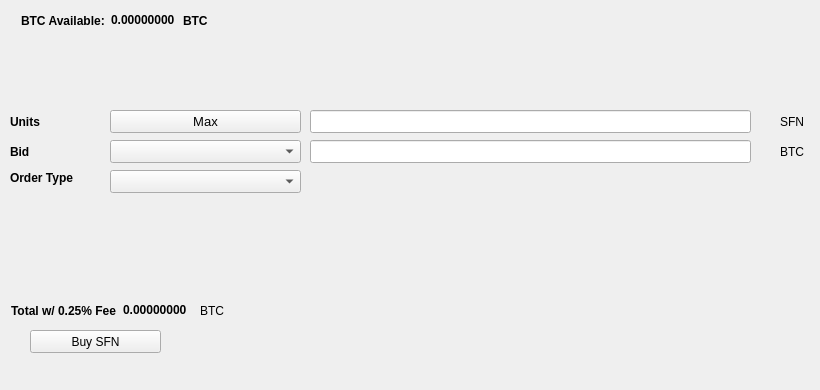
   <widget class="QWidget" name="BuyTab">
    <attribute name="title">
     <string>Buy</string>
    </attribute>
    <widget class="QPushButton" name="BuySFN">
     <property name="geometry">
      <rect>
       <x>30</x>
       <y>330</y>
       <width>131</width>
       <height>23</height>
      </rect>
     </property>
     <property name="text">
      <string>Buy SFN</string>
     </property>
     <property name="icon">
      <iconset resource="../surfnode.qrc">
       <normaloff>:/icons/bitcoin</normaloff>:/icons/bitcoin</iconset>
     </property>
    </widget>
    <widget class="QLabel" name="label_3">
     <property name="geometry">
      <rect>
       <x>10</x>
       <y>110</y>
       <width>46</width>
       <height>23</height>
      </rect>
     </property>
     <property name="font">
      <font>
       <weight>75</weight>
       <bold>true</bold>
      </font>
     </property>
     <property name="text">
      <string>Units</string>
     </property>
    </widget>
    <widget class="QLineEdit" name="UnitsInput">
     <property name="geometry">
      <rect>
       <x>310</x>
       <y>110</y>
       <width>441</width>
       <height>23</height>
      </rect>
     </property>
     <property name="font">
      <font>
       <pointsize>9</pointsize>
       <weight>75</weight>
       <bold>true</bold>
      </font>
     </property>
    </widget>
    <widget class="QLineEdit" name="BuyBidPriceEdit">
     <property name="geometry">
      <rect>
       <x>310</x>
       <y>140</y>
       <width>441</width>
       <height>23</height>
      </rect>
     </property>
     <property name="font">
      <font>
       <pointsize>9</pointsize>
       <weight>75</weight>
       <bold>true</bold>
      </font>
     </property>
    </widget>
    <widget class="QLabel" name="label_4">
     <property name="geometry">
      <rect>
       <x>780</x>
       <y>110</y>
       <width>31</width>
       <height>23</height>
      </rect>
     </property>
     <property name="text">
      <string>SFN</string>
     </property>
    </widget>
    <widget class="QLabel" name="label_5">
     <property name="geometry">
      <rect>
       <x>780</x>
       <y>140</y>
       <width>31</width>
       <height>23</height>
      </rect>
     </property>
     <property name="text">
      <string>BTC</string>
     </property>
    </widget>
    <widget class="QLabel" name="label_6">
     <property name="geometry">
      <rect>
       <x>10</x>
       <y>140</y>
       <width>46</width>
       <height>23</height>
      </rect>
     </property>
     <property name="font">
      <font>
       <weight>75</weight>
       <bold>true</bold>
      </font>
     </property>
     <property name="text">
      <string>Bid</string>
     </property>
    </widget>
    <widget class="QLabel" name="label_7">
     <property name="geometry">
      <rect>
       <x>10</x>
       <y>170</y>
       <width>91</width>
       <height>16</height>
      </rect>
     </property>
     <property name="font">
      <font>
       <weight>75</weight>
       <bold>true</bold>
      </font>
     </property>
     <property name="text">
      <string>Order Type</string>
     </property>
    </widget>
    <widget class="QPushButton" name="Buy_Max_Amount">
     <property name="geometry">
      <rect>
       <x>110</x>
       <y>110</y>
       <width>191</width>
       <height>23</height>
      </rect>
     </property>
     <property name="font">
      <font>
       <pointsize>10</pointsize>
      </font>
     </property>
     <property name="text">
      <string>Max</string>
     </property>
    </widget>
    <widget class="QComboBox" name="BuyBidcomboBox">
     <property name="geometry">
      <rect>
       <x>110</x>
       <y>140</y>
       <width>191</width>
       <height>23</height>
      </rect>
     </property>
     <property name="font">
      <font>
       <pointsize>10</pointsize>
      </font>
     </property>
    </widget>
    <widget class="QComboBox" name="buyOrdertypeCombo">
     <property name="geometry">
      <rect>
       <x>110</x>
       <y>170</y>
       <width>191</width>
       <height>23</height>
      </rect>
     </property>
     <property name="font">
      <font>
       <pointsize>10</pointsize>
      </font>
     </property>
    </widget>
    <widget class="QWidget" name="layoutWidget1">
     <property name="geometry">
      <rect>
       <x>21</x>
       <y>11</y>
       <width>227</width>
       <height>19</height>
      </rect>
     </property>
     <layout class="QHBoxLayout" name="horizontalLayout_3">
      <item>
       <widget class="QLabel" name="label232">
        <property name="font">
         <font>
          <weight>75</weight>
          <bold>true</bold>
         </font>
        </property>
        <property name="text">
         <string>BTC Available:</string>
        </property>
       </widget>
      </item>
      <item>
       <widget class="QLabel" name="BtcAvailableLbl">
        <property name="palette">
         <palette>
          <active>
           <colorrole role="WindowText">
            <brush brushstyle="SolidPattern">
             <color alpha="255">
              <red>0</red>
              <green>0</green>
              <blue>0</blue>
             </color>
            </brush>
           </colorrole>
           <colorrole role="Button">
            <brush brushstyle="SolidPattern">
             <color alpha="255">
              <red>0</red>
              <green>170</green>
              <blue>0</blue>
             </color>
            </brush>
           </colorrole>
           <colorrole role="Light">
            <brush brushstyle="SolidPattern">
             <color alpha="255">
              <red>0</red>
              <green>255</green>
              <blue>0</blue>
             </color>
            </brush>
           </colorrole>
           <colorrole role="Midlight">
            <brush brushstyle="SolidPattern">
             <color alpha="255">
              <red>0</red>
              <green>212</green>
              <blue>0</blue>
             </color>
            </brush>
           </colorrole>
           <colorrole role="Dark">
            <brush brushstyle="SolidPattern">
             <color alpha="255">
              <red>0</red>
              <green>85</green>
              <blue>0</blue>
             </color>
            </brush>
           </colorrole>
           <colorrole role="Mid">
            <brush brushstyle="SolidPattern">
             <color alpha="255">
              <red>0</red>
              <green>113</green>
              <blue>0</blue>
             </color>
            </brush>
           </colorrole>
           <colorrole role="Text">
            <brush brushstyle="SolidPattern">
             <color alpha="255">
              <red>0</red>
              <green>170</green>
              <blue>0</blue>
             </color>
            </brush>
           </colorrole>
           <colorrole role="BrightText">
            <brush brushstyle="SolidPattern">
             <color alpha="255">
              <red>255</red>
              <green>255</green>
              <blue>255</blue>
             </color>
            </brush>
           </colorrole>
           <colorrole role="ButtonText">
            <brush brushstyle="SolidPattern">
             <color alpha="255">
              <red>0</red>
              <green>0</green>
              <blue>0</blue>
             </color>
            </brush>
           </colorrole>
           <colorrole role="Base">
            <brush brushstyle="SolidPattern">
             <color alpha="255">
              <red>255</red>
              <green>255</green>
              <blue>255</blue>
             </color>
            </brush>
           </colorrole>
           <colorrole role="Window">
            <brush brushstyle="SolidPattern">
             <color alpha="255">
              <red>0</red>
              <green>170</green>
              <blue>0</blue>
             </color>
            </brush>
           </colorrole>
           <colorrole role="Shadow">
            <brush brushstyle="SolidPattern">
             <color alpha="255">
              <red>0</red>
              <green>0</green>
              <blue>0</blue>
             </color>
            </brush>
           </colorrole>
           <colorrole role="AlternateBase">
            <brush brushstyle="SolidPattern">
             <color alpha="255">
              <red>127</red>
              <green>212</green>
              <blue>127</blue>
             </color>
            </brush>
           </colorrole>
           <colorrole role="ToolTipBase">
            <brush brushstyle="SolidPattern">
             <color alpha="255">
              <red>255</red>
              <green>255</green>
              <blue>220</blue>
             </color>
            </brush>
           </colorrole>
           <colorrole role="ToolTipText">
            <brush brushstyle="SolidPattern">
             <color alpha="255">
              <red>0</red>
              <green>0</green>
              <blue>0</blue>
             </color>
            </brush>
           </colorrole>
          </active>
          <inactive>
           <colorrole role="WindowText">
            <brush brushstyle="SolidPattern">
             <color alpha="255">
              <red>0</red>
              <green>0</green>
              <blue>0</blue>
             </color>
            </brush>
           </colorrole>
           <colorrole role="Button">
            <brush brushstyle="SolidPattern">
             <color alpha="255">
              <red>0</red>
              <green>170</green>
              <blue>0</blue>
             </color>
            </brush>
           </colorrole>
           <colorrole role="Light">
            <brush brushstyle="SolidPattern">
             <color alpha="255">
              <red>0</red>
              <green>255</green>
              <blue>0</blue>
             </color>
            </brush>
           </colorrole>
           <colorrole role="Midlight">
            <brush brushstyle="SolidPattern">
             <color alpha="255">
              <red>0</red>
              <green>212</green>
              <blue>0</blue>
             </color>
            </brush>
           </colorrole>
           <colorrole role="Dark">
            <brush brushstyle="SolidPattern">
             <color alpha="255">
              <red>0</red>
              <green>85</green>
              <blue>0</blue>
             </color>
            </brush>
           </colorrole>
           <colorrole role="Mid">
            <brush brushstyle="SolidPattern">
             <color alpha="255">
              <red>0</red>
              <green>113</green>
              <blue>0</blue>
             </color>
            </brush>
           </colorrole>
           <colorrole role="Text">
            <brush brushstyle="SolidPattern">
             <color alpha="255">
              <red>0</red>
              <green>170</green>
              <blue>0</blue>
             </color>
            </brush>
           </colorrole>
           <colorrole role="BrightText">
            <brush brushstyle="SolidPattern">
             <color alpha="255">
              <red>255</red>
              <green>255</green>
              <blue>255</blue>
             </color>
            </brush>
           </colorrole>
           <colorrole role="ButtonText">
            <brush brushstyle="SolidPattern">
             <color alpha="255">
              <red>0</red>
              <green>0</green>
              <blue>0</blue>
             </color>
            </brush>
           </colorrole>
           <colorrole role="Base">
            <brush brushstyle="SolidPattern">
             <color alpha="255">
              <red>255</red>
              <green>255</green>
              <blue>255</blue>
             </color>
            </brush>
           </colorrole>
           <colorrole role="Window">
            <brush brushstyle="SolidPattern">
             <color alpha="255">
              <red>0</red>
              <green>170</green>
              <blue>0</blue>
             </color>
            </brush>
           </colorrole>
           <colorrole role="Shadow">
            <brush brushstyle="SolidPattern">
             <color alpha="255">
              <red>0</red>
              <green>0</green>
              <blue>0</blue>
             </color>
            </brush>
           </colorrole>
           <colorrole role="AlternateBase">
            <brush brushstyle="SolidPattern">
             <color alpha="255">
              <red>127</red>
              <green>212</green>
              <blue>127</blue>
             </color>
            </brush>
           </colorrole>
           <colorrole role="ToolTipBase">
            <brush brushstyle="SolidPattern">
             <color alpha="255">
              <red>255</red>
              <green>255</green>
              <blue>220</blue>
             </color>
            </brush>
           </colorrole>
           <colorrole role="ToolTipText">
            <brush brushstyle="SolidPattern">
             <color alpha="255">
              <red>0</red>
              <green>0</green>
              <blue>0</blue>
             </color>
            </brush>
           </colorrole>
          </inactive>
          <disabled>
           <colorrole role="WindowText">
            <brush brushstyle="SolidPattern">
             <color alpha="255">
              <red>0</red>
              <green>85</green>
              <blue>0</blue>
             </color>
            </brush>
           </colorrole>
           <colorrole role="Button">
            <brush brushstyle="SolidPattern">
             <color alpha="255">
              <red>0</red>
              <green>170</green>
              <blue>0</blue>
             </color>
            </brush>
           </colorrole>
           <colorrole role="Light">
            <brush brushstyle="SolidPattern">
             <color alpha="255">
              <red>0</red>
              <green>255</green>
              <blue>0</blue>
             </color>
            </brush>
           </colorrole>
           <colorrole role="Midlight">
            <brush brushstyle="SolidPattern">
             <color alpha="255">
              <red>0</red>
              <green>212</green>
              <blue>0</blue>
             </color>
            </brush>
           </colorrole>
           <colorrole role="Dark">
            <brush brushstyle="SolidPattern">
             <color alpha="255">
              <red>0</red>
              <green>85</green>
              <blue>0</blue>
             </color>
            </brush>
           </colorrole>
           <colorrole role="Mid">
            <brush brushstyle="SolidPattern">
             <color alpha="255">
              <red>0</red>
              <green>113</green>
              <blue>0</blue>
             </color>
            </brush>
           </colorrole>
           <colorrole role="Text">
            <brush brushstyle="SolidPattern">
             <color alpha="255">
              <red>0</red>
              <green>85</green>
              <blue>0</blue>
             </color>
            </brush>
           </colorrole>
           <colorrole role="BrightText">
            <brush brushstyle="SolidPattern">
             <color alpha="255">
              <red>255</red>
              <green>255</green>
              <blue>255</blue>
             </color>
            </brush>
           </colorrole>
           <colorrole role="ButtonText">
            <brush brushstyle="SolidPattern">
             <color alpha="255">
              <red>0</red>
              <green>85</green>
              <blue>0</blue>
             </color>
            </brush>
           </colorrole>
           <colorrole role="Base">
            <brush brushstyle="SolidPattern">
             <color alpha="255">
              <red>0</red>
              <green>170</green>
              <blue>0</blue>
             </color>
            </brush>
           </colorrole>
           <colorrole role="Window">
            <brush brushstyle="SolidPattern">
             <color alpha="255">
              <red>0</red>
              <green>170</green>
              <blue>0</blue>
             </color>
            </brush>
           </colorrole>
           <colorrole role="Shadow">
            <brush brushstyle="SolidPattern">
             <color alpha="255">
              <red>0</red>
              <green>0</green>
              <blue>0</blue>
             </color>
            </brush>
           </colorrole>
           <colorrole role="AlternateBase">
            <brush brushstyle="SolidPattern">
             <color alpha="255">
              <red>0</red>
              <green>170</green>
              <blue>0</blue>
             </color>
            </brush>
           </colorrole>
           <colorrole role="ToolTipBase">
            <brush brushstyle="SolidPattern">
             <color alpha="255">
              <red>255</red>
              <green>255</green>
              <blue>220</blue>
             </color>
            </brush>
           </colorrole>
           <colorrole role="ToolTipText">
            <brush brushstyle="SolidPattern">
             <color alpha="255">
              <red>0</red>
              <green>0</green>
              <blue>0</blue>
             </color>
            </brush>
           </colorrole>
          </disabled>
         </palette>
        </property>
        <property name="font">
         <font>
          <weight>75</weight>
          <bold>true</bold>
         </font>
        </property>
        <property name="text">
         <string>0.00000000</string>
        </property>
        <property name="textInteractionFlags">
         <set>Qt::LinksAccessibleByMouse|Qt::TextSelectableByKeyboard|Qt::TextSelectableByMouse</set>
        </property>
       </widget>
      </item>
      <item>
       <widget class="QLabel" name="BtcAvailableLbl_2">
        <property name="font">
         <font>
          <weight>75</weight>
          <bold>true</bold>
         </font>
        </property>
        <property name="text">
         <string>BTC</string>
        </property>
       </widget>
      </item>
     </layout>
    </widget>
    <widget class="QWidget" name="layoutWidge2">
     <property name="geometry">
      <rect>
       <x>11</x>
       <y>301</y>
       <width>259</width>
       <height>19</height>
      </rect>
     </property>
     <layout class="QHBoxLayout" name="horizontalLayout_4">
      <item>
       <widget class="QLabel" name="label_9">
        <property name="font">
         <font>
          <weight>75</weight>
          <bold>true</bold>
         </font>
        </property>
        <property name="text">
         <string>Total w/ 0.25% Fee</string>
        </property>
       </widget>
      </item>
      <item>
       <widget class="QLabel" name="BuyCostLabel">
        <property name="palette">
         <palette>
          <active>
           <colorrole role="WindowText">
            <brush brushstyle="SolidPattern">
             <color alpha="255">
              <red>0</red>
              <green>0</green>
              <blue>0</blue>
             </color>
            </brush>
           </colorrole>
           <colorrole role="Button">
            <brush brushstyle="SolidPattern">
             <color alpha="255">
              <red>0</red>
              <green>170</green>
              <blue>0</blue>
             </color>
            </brush>
           </colorrole>
           <colorrole role="Light">
            <brush brushstyle="SolidPattern">
             <color alpha="255">
              <red>0</red>
              <green>255</green>
              <blue>0</blue>
             </color>
            </brush>
           </colorrole>
           <colorrole role="Midlight">
            <brush brushstyle="SolidPattern">
             <color alpha="255">
              <red>0</red>
              <green>212</green>
              <blue>0</blue>
             </color>
            </brush>
           </colorrole>
           <colorrole role="Dark">
            <brush brushstyle="SolidPattern">
             <color alpha="255">
              <red>0</red>
              <green>85</green>
              <blue>0</blue>
             </color>
            </brush>
           </colorrole>
           <colorrole role="Mid">
            <brush brushstyle="SolidPattern">
             <color alpha="255">
              <red>0</red>
              <green>113</green>
              <blue>0</blue>
             </color>
            </brush>
           </colorrole>
           <colorrole role="Text">
            <brush brushstyle="SolidPattern">
             <color alpha="255">
              <red>0</red>
              <green>170</green>
              <blue>0</blue>
             </color>
            </brush>
           </colorrole>
           <colorrole role="BrightText">
            <brush brushstyle="SolidPattern">
             <color alpha="255">
              <red>255</red>
              <green>255</green>
              <blue>255</blue>
             </color>
            </brush>
           </colorrole>
           <colorrole role="ButtonText">
            <brush brushstyle="SolidPattern">
             <color alpha="255">
              <red>0</red>
              <green>0</green>
              <blue>0</blue>
             </color>
            </brush>
           </colorrole>
           <colorrole role="Base">
            <brush brushstyle="SolidPattern">
             <color alpha="255">
              <red>255</red>
              <green>255</green>
              <blue>255</blue>
             </color>
            </brush>
           </colorrole>
           <colorrole role="Window">
            <brush brushstyle="SolidPattern">
             <color alpha="255">
              <red>0</red>
              <green>170</green>
              <blue>0</blue>
             </color>
            </brush>
           </colorrole>
           <colorrole role="Shadow">
            <brush brushstyle="SolidPattern">
             <color alpha="255">
              <red>0</red>
              <green>0</green>
              <blue>0</blue>
             </color>
            </brush>
           </colorrole>
           <colorrole role="AlternateBase">
            <brush brushstyle="SolidPattern">
             <color alpha="255">
              <red>127</red>
              <green>212</green>
              <blue>127</blue>
             </color>
            </brush>
           </colorrole>
           <colorrole role="ToolTipBase">
            <brush brushstyle="SolidPattern">
             <color alpha="255">
              <red>255</red>
              <green>255</green>
              <blue>220</blue>
             </color>
            </brush>
           </colorrole>
           <colorrole role="ToolTipText">
            <brush brushstyle="SolidPattern">
             <color alpha="255">
              <red>0</red>
              <green>0</green>
              <blue>0</blue>
             </color>
            </brush>
           </colorrole>
          </active>
          <inactive>
           <colorrole role="WindowText">
            <brush brushstyle="SolidPattern">
             <color alpha="255">
              <red>0</red>
              <green>0</green>
              <blue>0</blue>
             </color>
            </brush>
           </colorrole>
           <colorrole role="Button">
            <brush brushstyle="SolidPattern">
             <color alpha="255">
              <red>0</red>
              <green>170</green>
              <blue>0</blue>
             </color>
            </brush>
           </colorrole>
           <colorrole role="Light">
            <brush brushstyle="SolidPattern">
             <color alpha="255">
              <red>0</red>
              <green>255</green>
              <blue>0</blue>
             </color>
            </brush>
           </colorrole>
           <colorrole role="Midlight">
            <brush brushstyle="SolidPattern">
             <color alpha="255">
              <red>0</red>
              <green>212</green>
              <blue>0</blue>
             </color>
            </brush>
           </colorrole>
           <colorrole role="Dark">
            <brush brushstyle="SolidPattern">
             <color alpha="255">
              <red>0</red>
              <green>85</green>
              <blue>0</blue>
             </color>
            </brush>
           </colorrole>
           <colorrole role="Mid">
            <brush brushstyle="SolidPattern">
             <color alpha="255">
              <red>0</red>
              <green>113</green>
              <blue>0</blue>
             </color>
            </brush>
           </colorrole>
           <colorrole role="Text">
            <brush brushstyle="SolidPattern">
             <color alpha="255">
              <red>0</red>
              <green>170</green>
              <blue>0</blue>
             </color>
            </brush>
           </colorrole>
           <colorrole role="BrightText">
            <brush brushstyle="SolidPattern">
             <color alpha="255">
              <red>255</red>
              <green>255</green>
              <blue>255</blue>
             </color>
            </brush>
           </colorrole>
           <colorrole role="ButtonText">
            <brush brushstyle="SolidPattern">
             <color alpha="255">
              <red>0</red>
              <green>0</green>
              <blue>0</blue>
             </color>
            </brush>
           </colorrole>
           <colorrole role="Base">
            <brush brushstyle="SolidPattern">
             <color alpha="255">
              <red>255</red>
              <green>255</green>
              <blue>255</blue>
             </color>
            </brush>
           </colorrole>
           <colorrole role="Window">
            <brush brushstyle="SolidPattern">
             <color alpha="255">
              <red>0</red>
              <green>170</green>
              <blue>0</blue>
             </color>
            </brush>
           </colorrole>
           <colorrole role="Shadow">
            <brush brushstyle="SolidPattern">
             <color alpha="255">
              <red>0</red>
              <green>0</green>
              <blue>0</blue>
             </color>
            </brush>
           </colorrole>
           <colorrole role="AlternateBase">
            <brush brushstyle="SolidPattern">
             <color alpha="255">
              <red>127</red>
              <green>212</green>
              <blue>127</blue>
             </color>
            </brush>
           </colorrole>
           <colorrole role="ToolTipBase">
            <brush brushstyle="SolidPattern">
             <color alpha="255">
              <red>255</red>
              <green>255</green>
              <blue>220</blue>
             </color>
            </brush>
           </colorrole>
           <colorrole role="ToolTipText">
            <brush brushstyle="SolidPattern">
             <color alpha="255">
              <red>0</red>
              <green>0</green>
              <blue>0</blue>
             </color>
            </brush>
           </colorrole>
          </inactive>
          <disabled>
           <colorrole role="WindowText">
            <brush brushstyle="SolidPattern">
             <color alpha="255">
              <red>0</red>
              <green>85</green>
              <blue>0</blue>
             </color>
            </brush>
           </colorrole>
           <colorrole role="Button">
            <brush brushstyle="SolidPattern">
             <color alpha="255">
              <red>0</red>
              <green>170</green>
              <blue>0</blue>
             </color>
            </brush>
           </colorrole>
           <colorrole role="Light">
            <brush brushstyle="SolidPattern">
             <color alpha="255">
              <red>0</red>
              <green>255</green>
              <blue>0</blue>
             </color>
            </brush>
           </colorrole>
           <colorrole role="Midlight">
            <brush brushstyle="SolidPattern">
             <color alpha="255">
              <red>0</red>
              <green>212</green>
              <blue>0</blue>
             </color>
            </brush>
           </colorrole>
           <colorrole role="Dark">
            <brush brushstyle="SolidPattern">
             <color alpha="255">
              <red>0</red>
              <green>85</green>
              <blue>0</blue>
             </color>
            </brush>
           </colorrole>
           <colorrole role="Mid">
            <brush brushstyle="SolidPattern">
             <color alpha="255">
              <red>0</red>
              <green>113</green>
              <blue>0</blue>
             </color>
            </brush>
           </colorrole>
           <colorrole role="Text">
            <brush brushstyle="SolidPattern">
             <color alpha="255">
              <red>0</red>
              <green>85</green>
              <blue>0</blue>
             </color>
            </brush>
           </colorrole>
           <colorrole role="BrightText">
            <brush brushstyle="SolidPattern">
             <color alpha="255">
              <red>255</red>
              <green>255</green>
              <blue>255</blue>
             </color>
            </brush>
           </colorrole>
           <colorrole role="ButtonText">
            <brush brushstyle="SolidPattern">
             <color alpha="255">
              <red>0</red>
              <green>85</green>
              <blue>0</blue>
             </color>
            </brush>
           </colorrole>
           <colorrole role="Base">
            <brush brushstyle="SolidPattern">
             <color alpha="255">
              <red>0</red>
              <green>170</green>
              <blue>0</blue>
             </color>
            </brush>
           </colorrole>
           <colorrole role="Window">
            <brush brushstyle="SolidPattern">
             <color alpha="255">
              <red>0</red>
              <green>170</green>
              <blue>0</blue>
             </color>
            </brush>
           </colorrole>
           <colorrole role="Shadow">
            <brush brushstyle="SolidPattern">
             <color alpha="255">
              <red>0</red>
              <green>0</green>
              <blue>0</blue>
             </color>
            </brush>
           </colorrole>
           <colorrole role="AlternateBase">
            <brush brushstyle="SolidPattern">
             <color alpha="255">
              <red>0</red>
              <green>170</green>
              <blue>0</blue>
             </color>
            </brush>
           </colorrole>
           <colorrole role="ToolTipBase">
            <brush brushstyle="SolidPattern">
             <color alpha="255">
              <red>255</red>
              <green>255</green>
              <blue>220</blue>
             </color>
            </brush>
           </colorrole>
           <colorrole role="ToolTipText">
            <brush brushstyle="SolidPattern">
             <color alpha="255">
              <red>0</red>
              <green>0</green>
              <blue>0</blue>
             </color>
            </brush>
           </colorrole>
          </disabled>
         </palette>
        </property>
        <property name="font">
         <font>
          <weight>75</weight>
          <bold>true</bold>
         </font>
        </property>
        <property name="autoFillBackground">
         <bool>false</bool>
        </property>
        <property name="text">
         <string>0.00000000</string>
        </property>
        <property name="textInteractionFlags">
         <set>Qt::LinksAccessibleByMouse|Qt::TextSelectableByMouse</set>
        </property>
       </widget>
      </item>
      <item>
       <widget class="QLabel" name="label_10">
        <property name="font">
         <font>
          <weight>50</weight>
          <bold>false</bold>
         </font>
        </property>
        <property name="text">
         <string>BTC</string>
        </property>
       </widget>
      </item>
     </layout>
    </widget>
    <widget class="QLabel" name="label_24">
     <property name="geometry">
      <rect>
       <x>460</x>
       <y>300</y>
       <width>281</width>
       <height>81</height>
      </rect>
     </property>
     <property name="text">
      <string/>
     </property>
     <property name="pixmap">
      <pixmap>:/images/bittrex</pixmap>
     </property>
    </widget>
   </widget>
